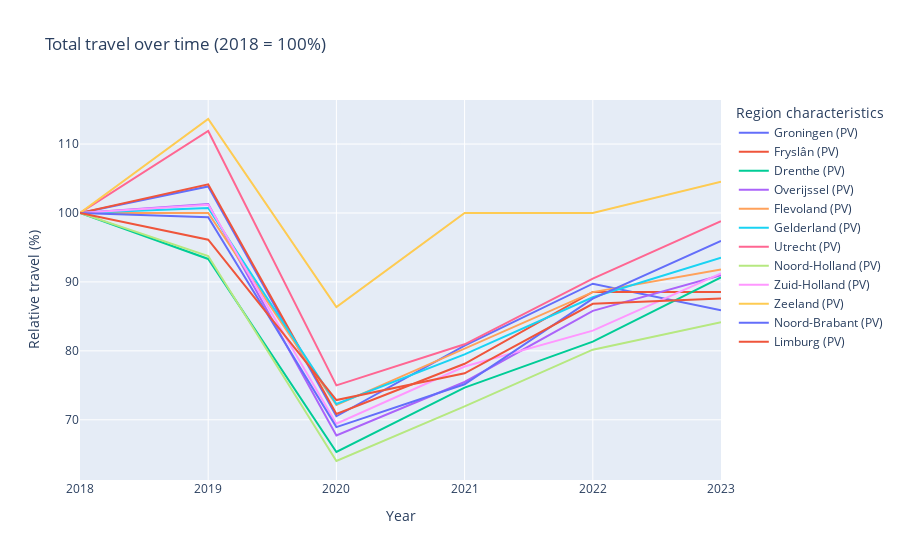

Source (notebook cell):
### Code cell
import pandas as pd
import plotly.express as px

# 1. Make sure Periods are clean (extract 4-digit year if needed)
#df_pres['Periods_clean'] = df_pres['Periods'].astype(str).str.extract(r'(\d{4})').astype(int)

# 2. Filter data for passenger car and selected regions
regions = ['Fryslân (PV)', 'Groningen (PV)', 'Drenthe (PV)', 'Overijssel (PV)', 
           'Flevoland (PV)', 'Gelderland (PV)', 'Utrecht (PV)', 'Noord-Holland (PV)', 
           'Zuid-Holland (PV)', 'Zeeland (PV)', 'Noord-Brabant (PV)', 'Limburg (PV)']

#areas

data_selected_car = df_pres[
    (df_pres['Modes of travel'] == 'Total') &
    (df_pres['Region characteristics'].isin(regions))
].copy()

# 3. Build baseline (2018 value per region)
baseline = data_selected_car[data_selected_car['Periods'] == 2018]
baseline = baseline[['Region characteristics', 'Total travel']]
baseline = baseline.rename(columns={'Total travel': 'Baseline travel'})

# 4. Merge baseline with all rows
data_selected_car_pct = data_selected_car.merge(baseline, on='Region characteristics', how='left')

# 5. Compute relative travel
data_selected_car_pct['Relative travel (%)'] = (
    data_selected_car_pct['Total travel'] / data_selected_car_pct['Baseline travel']
) * 100

# 6. Plot
fig = px.line(
    data_selected_car_pct,
    x='Periods',
    y='Relative travel (%)',
    color='Region characteristics',
    title='Total travel over time (2018 = 100%)'
)

fig.update_layout(
    xaxis_title='Year',
    yaxis_title='Relative travel (%)'
)
fig.show()

### Figure 1 — Plotly figure (JSON) as saved in the notebook; plotly's stock layout.template omitted (floating-point values rounded to 4 significant figures)
{"data": [{"hovertemplate": "Region characteristics=Groningen (PV)<br>Periods=%{x}<br>Relative travel (%)=%{y}<extra></extra>", "legendgroup": "Groningen (PV)", "line": {"color": "#636efa", "dash": "solid"}, "marker": {"symbol": "circle"}, "mode": "lines", "name": "Groningen (PV)", "orientation": "v", "showlegend": true, "type": "scatter", "x": [2018, 2019, 2020, 2021, 2022, 2023], "xaxis": "x", "y": [100, 103.8, 70.51, 80.77, 89.74, 85.9], "yaxis": "y"}, {"hovertemplate": "Region characteristics=Fryslân (PV)<br>Periods=%{x}<br>Relative travel (%)=%{y}<extra></extra>", "legendgroup": "Fryslân (PV)", "line": {"color": "#EF553B", "dash": "solid"}, "marker": {"symbol": "circle"}, "mode": "lines", "name": "Fryslân (PV)", "orientation": "v", "showlegend": true, "type": "scatter", "x": [2018, 2019, 2020, 2021, 2022, 2023], "xaxis": "x", "y": [100, 104.2, 70.83, 78.12, 88.54, 88.54], "yaxis": "y"}, {"hovertemplate": "Region characteristics=Drenthe (PV)<br>Periods=%{x}<br>Relative travel (%)=%{y}<extra></extra>", "legendgroup": "Drenthe (PV)", "line": {"color": "#00cc96", "dash": "solid"}, "marker": {"symbol": "circle"}, "mode": "lines", "name": "Drenthe (PV)", "orientation": "v", "showlegend": true, "type": "scatter", "x": [2018, 2019, 2020, 2021, 2022, 2023], "xaxis": "x", "y": [100, 93.33, 65.33, 74.67, 81.33, 90.67], "yaxis": "y"}, {"hovertemplate": "Region characteristics=Overijssel (PV)<br>Periods=%{x}<br>Relative travel (%)=%{y}<extra></extra>", "legendgroup": "Overijssel (PV)", "line": {"color": "#ab63fa", "dash": "solid"}, "marker": {"symbol": "circle"}, "mode": "lines", "name": "Overijssel (PV)", "orientation": "v", "showlegend": true, "type": "scatter", "x": [2018, 2019, 2020, 2021, 2022, 2023], "xaxis": "x", "y": [100, 101.3, 67.74, 75.48, 85.81, 90.97], "yaxis": "y"}, {"hovertemplate": "Region characteristics=Flevoland (PV)<br>Periods=%{x}<br>Relative travel (%)=%{y}<extra></extra>", "legendgroup": "Flevoland (PV)", "line": {"color": "#FFA15A", "dash": "solid"}, "marker": {"symbol": "circle"}, "mode": "lines", "name": "Flevoland (PV)", "orientation": "v", "showlegend": true, "type": "scatter", "x": [2018, 2019, 2020, 2021, 2022, 2023], "xaxis": "x", "y": [100, 100, 72.13, 80.33, 88.52, 91.8], "yaxis": "y"}, {"hovertemplate": "Region characteristics=Gelderland (PV)<br>Periods=%{x}<br>Relative travel (%)=%{y}<extra></extra>", "legendgroup": "Gelderland (PV)", "line": {"color": "#19d3f3", "dash": "solid"}, "marker": {"symbol": "circle"}, "mode": "lines", "name": "Gelderland (PV)", "orientation": "v", "showlegend": true, "type": "scatter", "x": [2018, 2019, 2020, 2021, 2022, 2023], "xaxis": "x", "y": [100, 100.7, 72.3, 79.5, 87.77, 93.53], "yaxis": "y"}, {"hovertemplate": "Region characteristics=Utrecht (PV)<br>Periods=%{x}<br>Relative travel (%)=%{y}<extra></extra>", "legendgroup": "Utrecht (PV)", "line": {"color": "#FF6692", "dash": "solid"}, "marker": {"symbol": "circle"}, "mode": "lines", "name": "Utrecht (PV)", "orientation": "v", "showlegend": true, "type": "scatter", "x": [2018, 2019, 2020, 2021, 2022, 2023], "xaxis": "x", "y": [100, 111.9, 75, 80.95, 90.48, 98.81], "yaxis": "y"}, {"hovertemplate": "Region characteristics=Noord-Holland (PV)<br>Periods=%{x}<br>Relative travel (%)=%{y}<extra></extra>", "legendgroup": "Noord-Holland (PV)", "line": {"color": "#B6E880", "dash": "solid"}, "marker": {"symbol": "circle"}, "mode": "lines", "name": "Noord-Holland (PV)", "orientation": "v", "showlegend": true, "type": "scatter", "x": [2018, 2019, 2020, 2021, 2022, 2023], "xaxis": "x", "y": [100, 93.77, 64.02, 71.95, 80.17, 84.14], "yaxis": "y"}, {"hovertemplate": "Region characteristics=Zuid-Holland (PV)<br>Periods=%{x}<br>Relative travel (%)=%{y}<extra></extra>", "legendgroup": "Zuid-Holland (PV)", "line": {"color": "#FF97FF", "dash": "solid"}, "marker": {"symbol": "circle"}, "mode": "lines", "name": "Zuid-Holland (PV)", "orientation": "v", "showlegend": true, "type": "scatter", "x": [2018, 2019, 2020, 2021, 2022, 2023], "xaxis": "x", "y": [100, 101.2, 69.43, 77.73, 82.94, 91.23], "yaxis": "y"}, {"hovertemplate": "Region characteristics=Zeeland (PV)<br>Periods=%{x}<br>Relative travel (%)=%{y}<extra></extra>", "legendgroup": "Zeeland (PV)", "line": {"color": "#FECB52", "dash": "solid"}, "marker": {"symbol": "circle"}, "mode": "lines", "name": "Zeeland (PV)", "orientation": "v", "showlegend": true, "type": "scatter", "x": [2018, 2019, 2020, 2021, 2022, 2023], "xaxis": "x", "y": [100, 113.6, 86.36, 100, 100, 104.5], "yaxis": "y"}, {"hovertemplate": "Region characteristics=Noord-Brabant (PV)<br>Periods=%{x}<br>Relative travel (%)=%{y}<extra></extra>", "legendgroup": "Noord-Brabant (PV)", "line": {"color": "#636efa", "dash": "solid"}, "marker": {"symbol": "circle"}, "mode": "lines", "name": "Noord-Brabant (PV)", "orientation": "v", "showlegend": true, "type": "scatter", "x": [2018, 2019, 2020, 2021, 2022, 2023], "xaxis": "x", "y": [100, 99.38, 68.94, 75.16, 87.58, 95.96], "yaxis": "y"}, {"hovertemplate": "Region characteristics=Limburg (PV)<br>Periods=%{x}<br>Relative travel (%)=%{y}<extra></extra>", "legendgroup": "Limburg (PV)", "line": {"color": "#EF553B", "dash": "solid"}, "marker": {"symbol": "circle"}, "mode": "lines", "name": "Limburg (PV)", "orientation": "v", "showlegend": true, "type": "scatter", "x": [2018, 2019, 2020, 2021, 2022, 2023], "xaxis": "x", "y": [100, 96.12, 72.87, 76.74, 86.82, 87.6], "yaxis": "y"}], "layout": {"legend": {"title": {"text": "Region characteristics"}, "tracegroupgap": 0}, "title": {"text": "Total travel over time (2018 = 100%)"}, "xaxis": {"anchor": "y", "domain": [0, 1], "title": {"text": "Year"}}, "yaxis": {"anchor": "x", "domain": [0, 1], "title": {"text": "Relative travel (%)"}}}}
